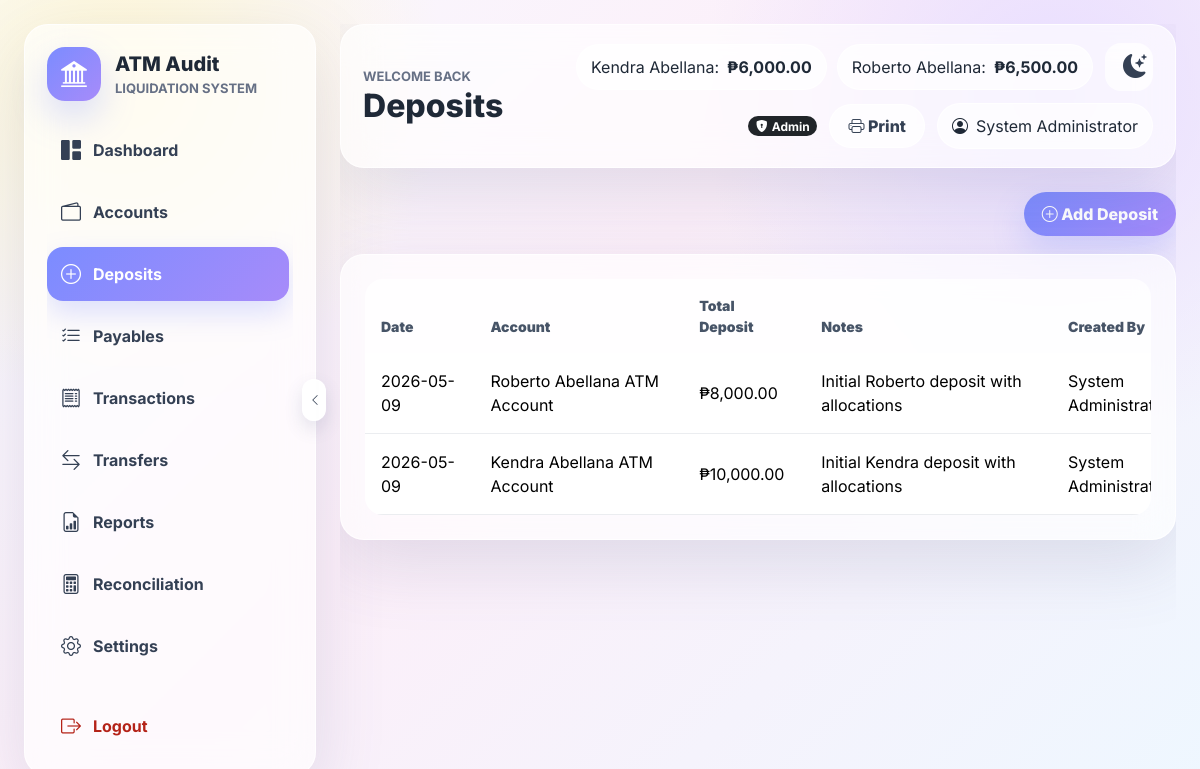
The app's page /pages/deposits.php (signed in) with its own data.
### tables this page shows
CREATE TABLE accounts (
    id INT AUTO_INCREMENT PRIMARY KEY,
    account_name VARCHAR(160) NOT NULL UNIQUE,
    current_balance DECIMAL(15,2) NOT NULL DEFAULT 0.00,
    created_at DATETIME NOT NULL DEFAULT CURRENT_TIMESTAMP,
    deleted_at DATETIME NULL
);

CREATE TABLE deposits (
    id INT AUTO_INCREMENT PRIMARY KEY,
    account_id INT NOT NULL,
    deposit_date DATE NOT NULL,
    total_amount DECIMAL(15,2) NOT NULL,
    notes TEXT NULL,
    created_by INT NULL,
    created_at DATETIME NOT NULL DEFAULT CURRENT_TIMESTAMP,
    deleted_at DATETIME NULL,
    CONSTRAINT fk_deposits_account FOREIGN KEY (account_id) REFERENCES accounts(id),
    CONSTRAINT fk_deposits_user FOREIGN KEY (created_by) REFERENCES users(id),
    INDEX idx_deposits_account_date (account_id, deposit_date)
);

CREATE TABLE users (
    id INT AUTO_INCREMENT PRIMARY KEY,
    full_name VARCHAR(120) NOT NULL,
    username VARCHAR(60) NOT NULL UNIQUE,
    password VARCHAR(255) NOT NULL,
    role ENUM('Admin', 'User') NOT NULL DEFAULT 'User',
    account_id INT NULL,
    created_at DATETIME NOT NULL DEFAULT CURRENT_TIMESTAMP,
    deleted_at DATETIME NULL,
    INDEX idx_users_account (account_id)
);

### config/database.php (called while the page is built, shortened)
<?php
function db(): PDO
{
    static $pdo = null;
    if ($pdo instanceof PDO) {
        return $pdo;
    }
    $dsn = sprintf('mysql:host=%s;port=%s;dbname=%s;charset=utf8mb4', DB_HOST, DB_PORT, DB_NAME);
    $pdo = new PDO($dsn, DB_USER, DB_PASS, [
        PDO::ATTR_ERRMODE => PDO::ERRMODE_EXCEPTION,
        PDO::ATTR_DEFAULT_FETCH_MODE => PDO::FETCH_ASSOC,
        PDO::ATTR_EMULATE_PREPARES => false,
    ]);
    ensureDefaultSeedData($pdo);
    return $pdo;
}
function ensureDefaultSeedData(PDO $pdo): void
{
    try {
        $pdo->beginTransaction();
        $accountStmt = $pdo->prepare(
            'INSERT INTO accounts (id, account_name, current_balance, deleted_at)
             VALUES (:id, :account_name, :current_balance, NULL)
             ON DUPLICATE KEY UPDATE
                 account_name = VALUES(account_name),
                 deleted_at = NULL'
        );
        foreach (DEFAULT_SEED_ACCOUNTS as [$id, $accountName, $balance]) {
            $accountStmt->execute([
                'id' => $id,
                'account_name' => $accountName,
                'current_balance' => $balance,
            ]);
        }
        $findDefaultUserStmt = $pdo->prepare(
            'SELECT id FROM users WHERE LOWER(username) = LOWER(:username) LIMIT 1'
        );
        $updateDefaultUserStmt = $pdo->prepare(
            'UPDATE users
             SET full_name = :full_name,
                 password = :password,
                 role = :role,
                 account_id = :account_id,
                 deleted_at = NULL
             WHERE id = :id'
        );
        $insertDefaultUserStmt = $pdo->prepare(
            'INSERT INTO users (full_name, username, password, role, account_id, deleted_at)
             VALUES (:full_name, :username, :password, :role, :account_id, NULL)'
        );
        foreach (DEFAULT_SEED_USERS as [$fullName, $username, $password, $role, $accountId]) {
            $params = [
                'full_name' => $fullName,
                'username' => $username,
                'password' => $password,
                'role' => $role,
                'account_id' => $accountId,
            ];
            $findDefaultUserStmt->execute(['username' => $username]);
            $existingId = (int) ($findDefaultUserStmt->fetch()['id'] ?? 0);
            if ($existingId > 0) {
                $updateDefaultUserStmt->execute([
                    'full_name' => $fullName,
                    'password' => $password,
                    'role' => $role,
                    'account_id' => $accountId,
                    'id' => $existingId,
                ]);
            } else {
                $insertDefaultUserStmt->execute($params);
            }
        }
        if ($pdo->inTransaction()) {
            $pdo->commit();
        }
    } catch (Throwable $e) {
        if ($pdo->inTransaction()) {
            $pdo->rollBack();
        }
        error_log($e->getMessage());
    }
}
function e(?string $value): string
{
    return htmlspecialchars((string) $value, ENT_QUOTES, 'UTF-8');
}
function asset(string $path): string
{
    return BASE_URL . '/assets/' . ltrim($path, '/');
}
function currentUser(): ?array
{
    return $_SESSION['user'] ?? null;
}
function isAdmin(): bool
{
    return (currentUser()['role'] ?? '') === 'Admin';
}
function money($amount): string
{
    return '&#8369;' . number_format((float) $amount, 2);
}
function fetchAccounts(bool $respectAccess = true): array
{
    return db()->query('SELECT * FROM accounts WHERE deleted_at IS NULL ORDER BY id ASC')->fetchAll();
}
function accountAccessCondition(string $columnName): string
{
    if (isAdmin()) {
        return '';
    }
    return ' AND ' . $columnName . ' = :access_account_id';
}

### pages/deposits.php (the view, shortened to what this page needs)
<?php
require_once __DIR__ . '/../includes/header.php';
require_once __DIR__ . '/../includes/footer.php';
$params = [];
$where = 'WHERE d.deleted_at IS NULL';
$where .= accountAccessCondition('d.account_id');
$params = bindAccountAccess($params);
$stmt = db()->prepare(
    "SELECT d.*, a.account_name, u.full_name
     FROM deposits d
     JOIN accounts a ON a.id = d.account_id
     LEFT JOIN users u ON u.id = d.created_by
     $where
     ORDER BY d.deposit_date DESC, d.id DESC"
);
$stmt->execute($params);
$deposits = $stmt->fetchAll();
renderHeader('Deposits');
?>
<div class="page-actions">
    <button class="btn btn-primary-soft" data-bs-toggle="modal" data-bs-target="#addDepositModal"><i class="bi bi-plus-circle"></i> Add Deposit</button>
</div>
<div class="glass-card">
    <div class="table-responsive">
        <table class="table soft-table">
            <thead><tr><th>Date</th><th>Account</th><th>Total Deposit</th><th>Notes</th><th>Created By</th></tr></thead>
            <tbody>
            <?php foreach ($deposits as $deposit): ?>
                <tr>
                    <td><?= e($deposit['deposit_date']) ?></td>
                    <td><?= e($deposit['account_name']) ?></td>
                    <td><?= money($deposit['total_amount']) ?></td>
                    <td><?= e($deposit['notes']) ?></td>
                    <td><?= e($deposit['full_name'] ?? 'System') ?></td>
                </tr>
            <?php endforeach; ?>
            </tbody>
        </table>
    </div>
</div>

### includes/header.php (shortened to what this page needs)
<?php
require_once __DIR__ . '/../config/database.php';
function renderHeader(string $title): void
{
    $user = currentUser();
    $accounts = currentUser() ? fetchAccounts() : [];
    ?>
    <!doctype html>
    <html lang="en">
    <head>
        <link href="https://cdn.jsdelivr.net/npm/bootstrap@5.3.3/dist/css/bootstrap.min.css" rel="stylesheet">
        <link href="https://cdn.jsdelivr.net/npm/bootstrap-icons@1.11.3/font/bootstrap-icons.css" rel="stylesheet">
        <link href="<?= asset('css/style.css') ?>" rel="stylesheet">
    </head>
    <body>
    <?php if ($user): ?>
        <div class="app-shell">
            <?php require __DIR__ . '/sidebar.php'; ?>
            <main class="main-panel">
                <header class="topbar glass-card">
                    <div>
                        <div class="eyebrow">Welcome back</div>
                        <h1><?= e($title) ?></h1>
                    </div>
                    <div class="topbar-tools">
                        <div class="balance-strip d-none d-xl-flex">
                            <?php foreach ($accounts as $account): ?>
                                <span><?= e(str_replace(' ATM Account', '', $account['account_name'])) ?>: <strong><?= money($account['current_balance']) ?></strong></span>
                            <?php endforeach; ?>
                        </div>
                        <button class="btn btn-soft icon-button" id="themeToggleButton" type="button" aria-label="Toggle night mode" title="Toggle night mode">
                            <i class="bi bi-moon-stars-fill"></i>
                        </button>
                        <?php if (isAdmin()): ?>
                            <span class="badge rounded-pill text-bg-dark admin-badge"><i class="bi bi-shield-lock-fill me-1"></i>Admin</span>
                        <?php endif; ?>
                        <button class="btn btn-soft print-page-button" id="printPageButton" type="button"><i class="bi bi-printer"></i> Print</button>
                        <div class="profile-pill"><i class="bi bi-person-circle"></i> <?= e($user['full_name']) ?></div>
                    </div>
                </header>
                <section class="content-wrap">
    <?php endif; ?>
    <?php
}
?>

### assets/css/style.css (style rules this page uses)
:root { --bg-a: #f8faff; --bg-b: #fceff9; --bg-c: #eef7ff; --primary: #7b8cff; --secondary: #a78bfa; --success: #7ed6a7; --warning: #f6c177; --danger: #f28b82; --neutral: #e5e7eb; --text: #1f2937; --muted: #667085; --glass: rgba(255, 255, 255, 0.64); --border: rgba(255, 255, 255, 0.75); --shadow: 0 24px 70px rgba(88, 96, 135, 0.16); --app-font-size: 16px; }
* { box-sizing: border-box; }
body { min-height: 100vh; margin: 0; color: var(--text); font-family: Inter, system-ui, -apple-system, BlinkMacSystemFont, "Segoe UI", sans-serif; font-size: var(--app-font-size); background: radial-gradient(circle at 10% 10%, #fff7d6 0, transparent 25%), radial-gradient(circle at 88% 12%, #e8ddff 0, transparent 28%), linear-gradient(135deg, var(--bg-a), var(--bg-b) 45%, var(--bg-c)); }
.app-shell { display: grid; grid-template-columns: 292px minmax(0, 1fr); gap: 24px; min-height: 100vh; padding: 24px; transition: grid-template-columns 0.2s ease; }
.glass-card, .glass-modal { background: var(--glass); border: 1px solid var(--border); border-radius: 24px; box-shadow: var(--shadow); backdrop-filter: blur(18px); }
.glass-card { padding: 24px; }
.brand-subtitle, .eyebrow { color: var(--muted); font-size: 13px; font-weight: 700; text-transform: uppercase; letter-spacing: 0; }
.main-panel { min-width: 0; overflow-x: hidden; }
.content-wrap { padding: 24px 0 0; min-width: 0; }
.topbar { min-height: 92px; display: flex; align-items: center; justify-content: space-between; gap: 18px; padding: 18px 22px; }
.topbar h1 { margin: 0; font-size: 32px; font-weight: 800; }
.topbar-tools { display: flex; align-items: center; gap: 12px; flex-wrap: wrap; justify-content: flex-end; }
.balance-strip { gap: 10px; flex-wrap: wrap; }
.balance-strip span, .profile-pill, .balance-badge { display: inline-flex; align-items: center; gap: 8px; padding: 10px 14px; border-radius: 999px; background: rgba(255, 255, 255, 0.66); border: 1px solid rgba(255, 255, 255, 0.8); }
.btn { min-height: 44px; border-radius: 999px; font-weight: 800; padding-inline: 18px; }
.btn-primary-soft { color: white; border: 0; background: linear-gradient(135deg, var(--primary), var(--secondary)); box-shadow: 0 14px 32px rgba(123, 140, 255, 0.25); }
.btn-soft { background: rgba(255, 255, 255, 0.7); border: 1px solid rgba(255, 255, 255, 0.85); color: #344054; }
.icon-button { width: 48px; height: 48px; border: 0; border-radius: 16px; background: rgba(255, 255, 255, 0.74); font-size: 24px; }
.page-actions { display: flex; justify-content: flex-end; gap: 10px; margin-bottom: 18px; }
.soft-table { margin: 0; vertical-align: middle; min-width: 860px; }
.table-responsive { max-height: min(68vh, 720px); overflow: auto; border-radius: 18px; scrollbar-gutter: stable; }
.soft-table thead th { position: sticky; top: 0; z-index: 2; border: 0; color: #475467; background: rgba(255, 255, 255, 0.76); font-size: 14px; font-weight: 900; letter-spacing: 0; }
.soft-table td, .soft-table th { padding: 16px; border-color: rgba(229, 231, 235, 0.74); }

### records on screen
accounts: account_name "Kendra Abellana", current_balance "₱6,000.00"
accounts: account_name "Roberto Abellana", current_balance "₱6,500.00"
deposits: deposit_date "2026-05-09", account.account_name "Roberto Abellana ATM Account", total_amount "₱8,000.00", notes "Initial Roberto deposit with allocations", created_by.full_name "System…"
deposits: deposit_date "2026-05-09", account.account_name "Kendra Abellana ATM Account", total_amount "₱10,000.00", notes "Initial Kendra deposit with allocations", created_by.full_name "System…"

### other values on screen
$label "Dashboard"
$label "Accounts"
$label "Deposits"
$label "Payables"
$label "Transactions"
$label "Transfers"
$label "Reports"
$label "Reconciliation"
$label "Settings"
$title "Deposits"
$user['full_name'] "System Administrator"
